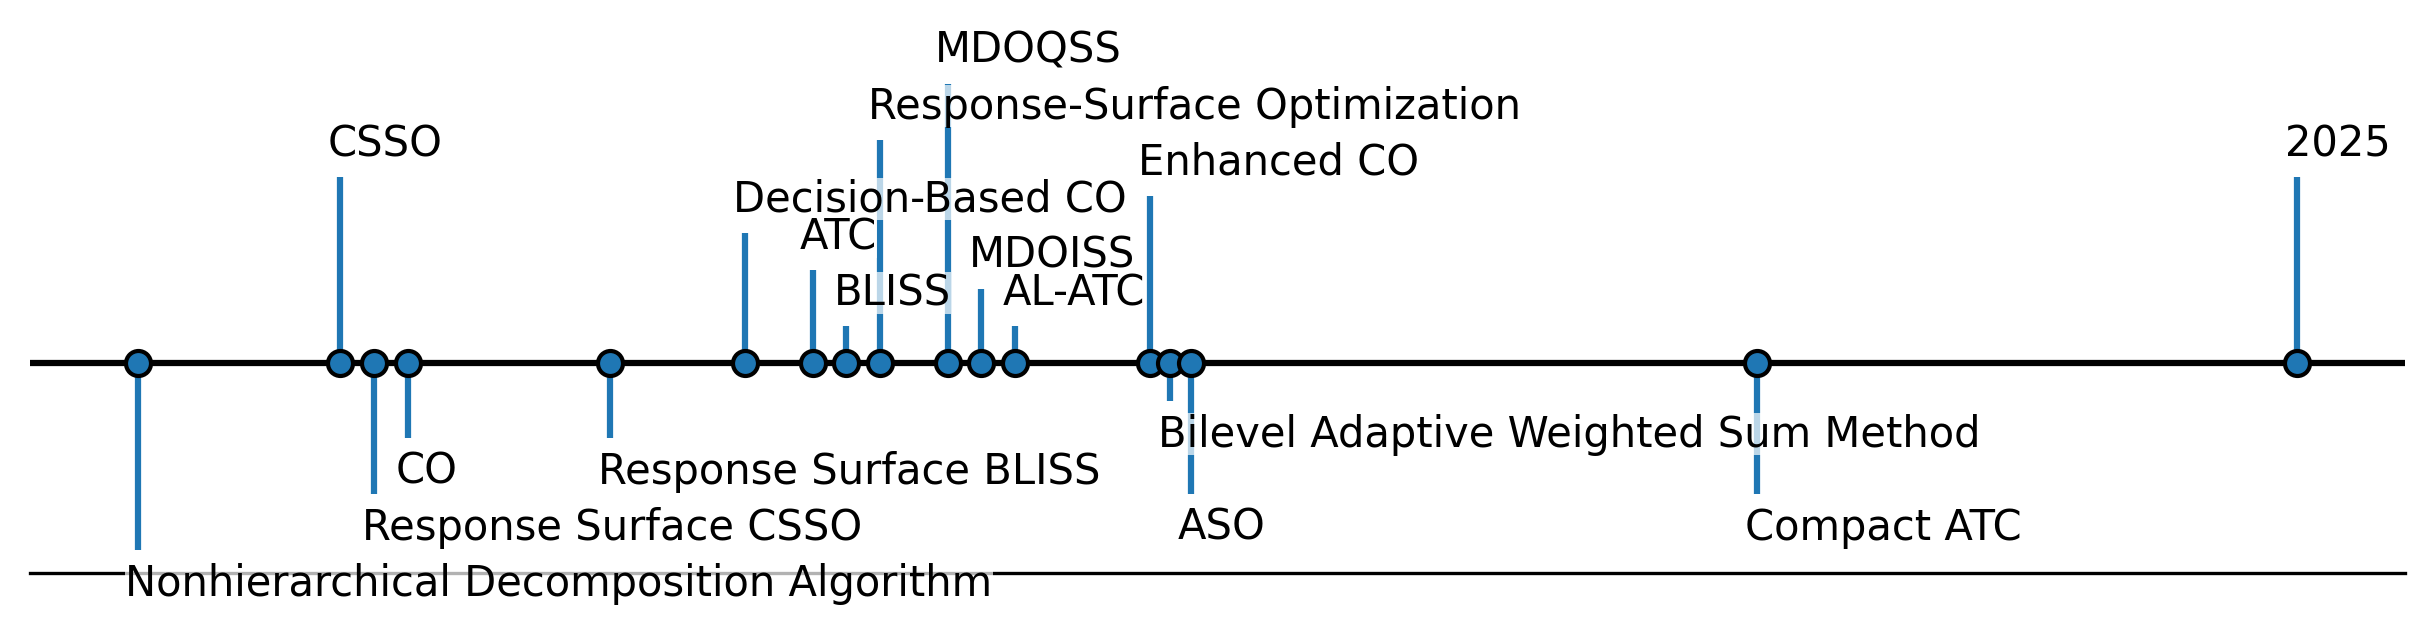

Python code for this plot:
from datetime import datetime

import matplotlib.pyplot as plt
import numpy as np

import matplotlib.dates as mdates


releases = ['CSSO', 'CO', 'ATC', 'BLISS', 'Enhanced CO', 'AL-ATC', 'MDOQSS',
            'Response-Surface Optimization', 'Decision-Based CO', 'Response Surface BLISS', 
            'MDOISS', 'Nonhierarchical Decomposition Algorithm', 'Bilevel Adaptive Weighted Sum Method', 'ASO', 
            'Response Surface CSSO', 'Compact ATC', '2025']
dates = [1996, 1997, 2003, 2003.5, 2008, 2006, 2005, 2004, 2002, 2000, 2005.5, 1993, 2008.3, 2008.6, 1996.5, 2017, 2025]

releases = [tuple(release.split('.')) for release in releases]  # Split by component.
dates, releases = zip(*sorted(zip(dates, releases)))  # Sort by increasing date.


# levels = [1] * len(dates)

levels = [-1, 1, -0.7, -0.4, -0.4, 0.7, 0.5, 0.2, 1.2, 1.5, 0.4, 0.2, 0.9, -0.2, -0.7, -0.7, 1]

# # create new levels that alternate between 1 and -1
# for i in range(len(levels)):
#     if i % 2 == 0:
#         levels[i] = 1
#     else:
#         levels[i] = -1


# The figure and the axes.
fig, ax = plt.subplots(figsize=(8, 2), layout="constrained")

# The vertical stems.
ax.vlines(dates, 0, levels, color="tab:blue")
# The baseline.
ax.axhline(0, c="black")
# The markers on the baseline.
micro_dates = [date for date, release in zip(dates, releases)]
ax.plot(micro_dates, np.zeros_like(micro_dates), "ko", mfc="tab:blue")

# Annotate the lines.
for date, level, release in zip(dates, levels, releases):
    version_str = '.'.join(release)
    ax.annotate(version_str, xy=(date, level),
                xytext=(-3, np.sign(level)*3), textcoords="offset points",
                verticalalignment="bottom" if level > 0 else "top",
                weight="normal",
                bbox=dict(boxstyle='square', pad=0, lw=0, fc=(1, 1, 1, 0.7)))

ax.xaxis.set(major_locator=mdates.YearLocator(),
             major_formatter=mdates.DateFormatter("%Y"))

# Remove the y-axis and some spines.
ax.yaxis.set_visible(False)
ax.spines[["left", "top", "right"]].set_visible(False)

plt.savefig('distributed_timeline.png', dpi=300, transparent=True, bbox_inches='tight')
plt.show()
